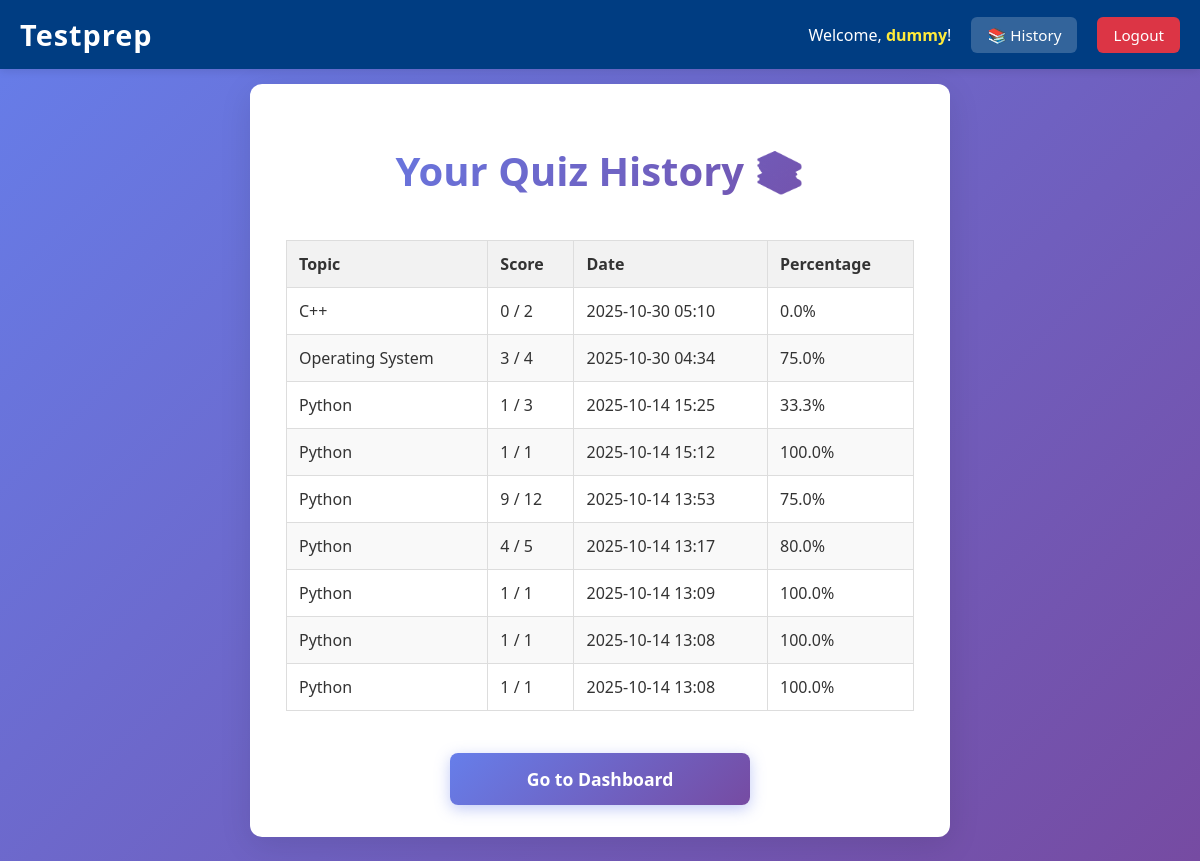
The page /history (signed in) on the database its author committed.
### app.py (models this page shows, shortened)
class Score(db.Model):
    id = db.Column(db.Integer, primary_key=True)
    user_id = db.Column(db.Integer, db.ForeignKey('user.id'), nullable=False)
    topic = db.Column(db.String(100), nullable=False)
    score = db.Column(db.Integer, nullable=False)
    total_questions = db.Column(db.Integer, nullable=False)
    date_recorded = db.Column(db.DateTime, default=datetime.utcnow)
    user = db.relationship('User', backref=db.backref('scores', lazy=True))

### app.py (the view)
@app.route('/history')
def history():
    if not session.get('logged_in'):
        flash('Please log in to view your history.', 'warning')
        return redirect(url_for('login'))
    user_id = session.get('user_id')
    past_scores = Score.query.filter_by(user_id=user_id).order_by(Score.date_recorded.desc()).all()
    return render_template('history.html', scores=past_scores)

### app.py (called while the page is built)
@app.context_processor
def inject_user():
    return dict(logged_in=session.get('logged_in'), current_user=session.get('username'))

### templates/history.html (shortened to what this page needs)
<!DOCTYPE html>
<html lang="en">
<head>
    <link rel="stylesheet" href="{{ url_for('static', filename='style.css') }}">
</head>
<body>
    {% include 'navbar-logged-in.html' %}
    <div class="container" style="max-width: 700px;">
        <h1>Your Quiz History 📚</h1>
        {% if scores %}
            <table>
                <thead>
                    <tr>
                        <th>Topic</th>
                        <th>Score</th>
                        <th>Date</th>
                        <th>Percentage</th>
                    </tr>
                </thead>
                <tbody>
                    {% for score in scores %}
                    <tr>
                        <td>{{ score.topic }}</td>
                        <td>{{ score.score }} / {{ score.total_questions }}</td>
                        <td>{{ score.date_recorded.strftime('%Y-%m-%d %H:%M') }}</td>
                        <td>{{ "%.1f" | format((score.score / score.total_questions) * 100) }}%</td>
                    </tr>
                    {% endfor %}
                </tbody>
            </table>
        {% else %}
            <p style="text-align: center; margin-top: 30px;">You haven't completed any quizzes yet!</p>
        {% endif %}
        <a href="{{ url_for('index') }}" class="button">Go to Dashboard</a>
    </div>
</body>
</html>

### templates/navbar-logged-in.html
<nav class="navbar">
    <div class="navbar-content">
        <h1 class="navbar-brand">Testprep</h1>
        {% if logged_in %}
            <div class="navbar-right">
                <span class="navbar-welcome">Welcome, <strong>{{ current_user }}</strong>!</span>
                <a href="{{ url_for('history') }}" class="navbar-button">📚 History</a>
                <a href="{{ url_for('logout') }}" class="navbar-button logout">Logout</a>
            </div>
        {% endif %}
    </div>
</nav>

### static/style.css (style rules this page uses)
*, *::before, *::after { box-sizing: border-box; }
html { overflow-x: hidden; }
body { font-family: 'Segoe UI', Tahoma, Geneva, Verdana, sans-serif; background: linear-gradient(135deg, #667eea 0%, #764ba2 100%); color: #333; margin: 0; overflow: hidden; padding-top: 60px; min-height: 100vh; }
.container { background: #ffffff; padding: 32px clamp(18px, 3vw, 48px); border-radius: 12px; box-shadow: 0 8px 32px rgba(0, 0, 0, 0.1); width: min(92%, 760px); max-width: 760px; margin: 24px auto; min-height: auto; display: flex; flex-direction: column; gap: 12px; }
.navbar { padding: 12px 0; }
.navbar-brand { font-size: 1.4em; }
.container { overflow-y: auto; overflow-x: hidden; }
h1, h2 { color: #0056b3; text-align: center; margin-bottom: 25px; }
button, .button { background-color: #007bff; color: white; padding: 12px 20px; border: none; border-radius: 6px; cursor: pointer; font-size: 1em; font-weight: bold; width: 100%; text-align: center; text-decoration: none; display: inline-block; margin-top: 15px; transition: background-color 0.3s, transform 0.1s; }
.navbar { background-color: #003d82; padding: 15px 0; position: fixed; top: 0; left: 0; right: 0; z-index: 1001; box-shadow: 0 2px 8px rgba(0, 0, 0, 0.1); }
.navbar-content { display: flex; justify-content: flex-start; align-items: center; max-width: 1200px; margin: 0 auto; padding: 0 20px; }
.navbar-brand { color: white; font-size: 1.8em; margin: 0; font-weight: bold; letter-spacing: 1px; }
.navbar-right { display: flex; align-items: center; gap: 20px; margin-left: auto; }
.navbar-welcome { color: white; font-size: 1em; font-weight: 500; }
.navbar-welcome strong { color: #ffeb3b; font-weight: bold; }
.navbar-button { color: white; text-decoration: none; padding: 8px 16px; border-radius: 6px; background-color: rgba(255, 255, 255, 0.2); transition: all 0.3s ease; font-weight: 500; font-size: 0.95em; }
.navbar-button.logout { background-color: #dc3545; color: white; }
body { padding-top: 60px; }
.container h1 { font-size: 2.5em; margin-bottom: 10px; background: linear-gradient(135deg, #667eea 0%, #764ba2 100%); -webkit-background-clip: text; -webkit-text-fill-color: transparent; background-clip: text; text-shadow: none; }
.container .button { max-width: 300px; margin-left: auto; margin-right: auto; display: block; margin-top: 30px; background: linear-gradient(135deg, #667eea 0%, #764ba2 100%); padding: 14px 30px; font-size: 1.1em; font-weight: bold; border: none; border-radius: 8px; color: white; cursor: pointer; transition: all 0.3s ease; box-shadow: 0 4px 15px rgba(102, 126, 234, 0.4); }

### templates/history.html (style rules this page uses)
table { width: 100%; border-collapse: collapse; margin-top: 20px; }
th, td { border: 1px solid #ddd; padding: 12px; text-align: left; }
th { background-color: #f2f2f2; color: #333; font-weight: 600; }
tr:nth-child(even) { background-color: #f9f9f9; }

### rows shown on the page
Score: topic "C++", score "0", total_questions "2", date_recorded "2025-10-30 05:10", (score.score/score.total_questions)*100 "0.0"
Score: topic "Operating System", score "3", total_questions "4", date_recorded "2025-10-30 04:34", (score.score/score.total_questions)*100 "75.0"
Score: topic "Python", score "1", total_questions "3", date_recorded "2025-10-14 15:25", (score.score/score.total_questions)*100 "33.3"
Score: topic "Python", score "1", total_questions "1", date_recorded "2025-10-14 15:12", (score.score/score.total_questions)*100 "100.0"
Score: topic "Python", score "9", total_questions "12", date_recorded "2025-10-14 13:53", (score.score/score.total_questions)*100 "75.0"
Score: topic "Python", score "4", total_questions "5", date_recorded "2025-10-14 13:17", (score.score/score.total_questions)*100 "80.0"
Score: topic "Python", score "1", total_questions "1", date_recorded "2025-10-14 13:09", (score.score/score.total_questions)*100 "100.0"
Score: topic "Python", score "1", total_questions "1", date_recorded "2025-10-14 13:08", (score.score/score.total_questions)*100 "100.0"
Score: topic "Python", score "1", total_questions "1", date_recorded "2025-10-14 13:08", (score.score/score.total_questions)*100 "100.0"

### other values the page prints
{{ current_user }} "dummy"
